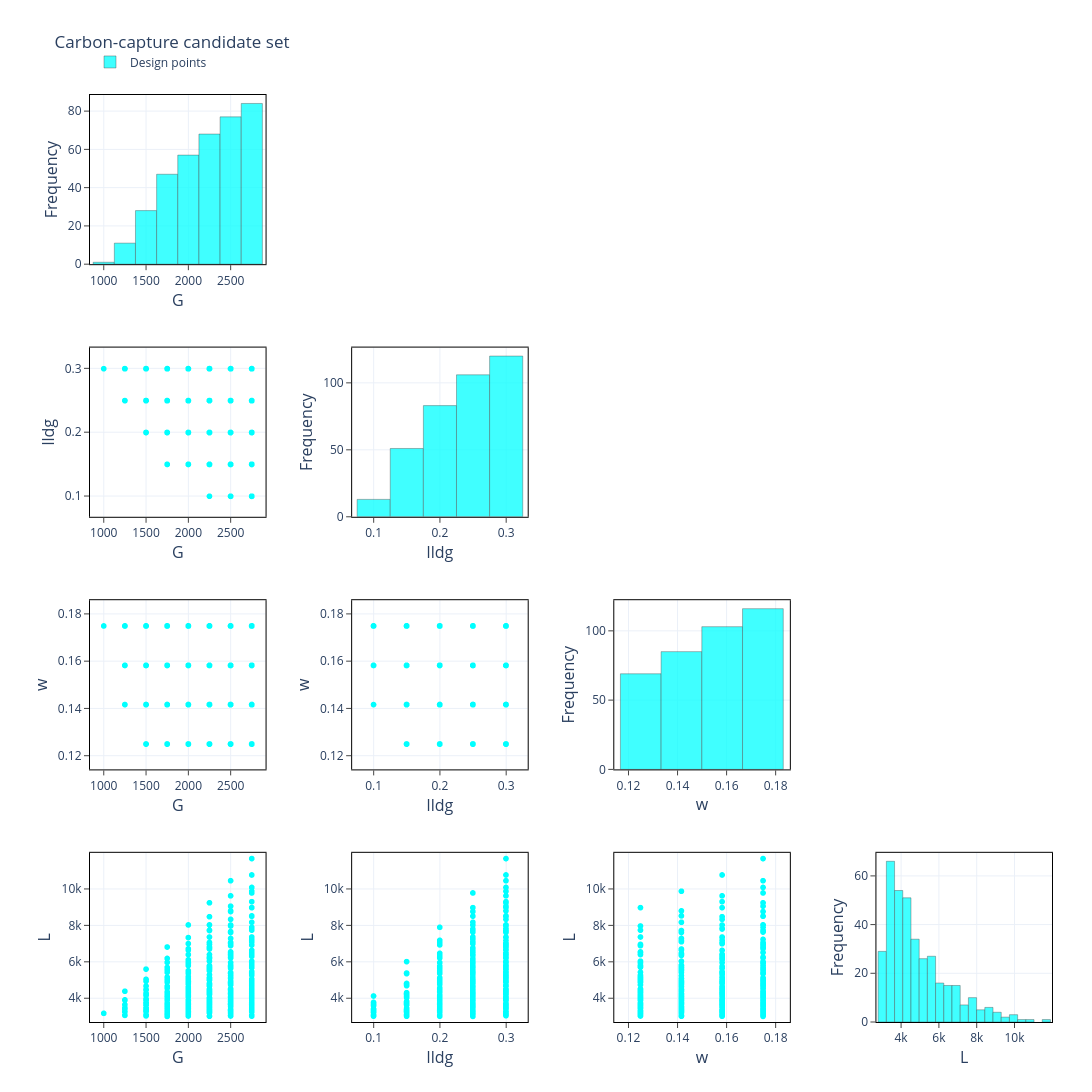

Source (notebook cell):
### Markdown cell above
Pairwise view of the four inputs (candidate set):

### Code cell
plot_pair_matrix(candidate, columns=INPUTS, title="Carbon-capture candidate set")

### Figure 1 — Plotly figure (JSON) as saved in the notebook; plotly's stock layout.template omitted (floating-point values rounded to 4 significant figures; data arrays with more than 128 entries replaced by an {"elided": "..."} marker saying what was removed)
{"data": [{"marker": {"color": "rgba(0, 255, 255, 1.0)", "line": {"color": "rgba(0, 0, 0, 0.65)", "width": 0.6}}, "name": "Design points", "opacity": 0.75, "showlegend": true, "type": "histogram", "x": {"elided": "373 int values"}, "xaxis": "x", "xbins": {"end": 2875, "size": 250, "start": 875}, "yaxis": "y"}, {"marker": {"color": "rgba(0, 255, 255, 1.0)", "size": 6}, "mode": "markers", "name": "Design points", "showlegend": false, "type": "scattergl", "x": {"elided": "373 int values"}, "xaxis": "x5", "y": {"elided": "373 float values"}, "yaxis": "y5"}, {"marker": {"color": "rgba(0, 255, 255, 1.0)", "line": {"color": "rgba(0, 0, 0, 0.65)", "width": 0.6}}, "name": "Design points", "opacity": 0.75, "showlegend": false, "type": "histogram", "x": {"elided": "373 float values"}, "xaxis": "x6", "xbins": {"end": 0.325, "size": 0.05, "start": 0.075}, "yaxis": "y6"}, {"marker": {"color": "rgba(0, 255, 255, 1.0)", "size": 6}, "mode": "markers", "name": "Design points", "showlegend": false, "type": "scattergl", "x": {"elided": "373 int values"}, "xaxis": "x9", "y": {"elided": "373 float values"}, "yaxis": "y9"}, {"marker": {"color": "rgba(0, 255, 255, 1.0)", "size": 6}, "mode": "markers", "name": "Design points", "showlegend": false, "type": "scattergl", "x": {"elided": "373 float values"}, "xaxis": "x10", "y": {"elided": "373 float values"}, "yaxis": "y10"}, {"marker": {"color": "rgba(0, 255, 255, 1.0)", "line": {"color": "rgba(0, 0, 0, 0.65)", "width": 0.6}}, "name": "Design points", "opacity": 0.75, "showlegend": false, "type": "histogram", "x": {"elided": "373 float values"}, "xaxis": "x11", "xbins": {"end": 0.1833, "size": 0.0166, "start": 0.1167}, "yaxis": "y11"}, {"marker": {"color": "rgba(0, 255, 255, 1.0)", "size": 6}, "mode": "markers", "name": "Design points", "showlegend": false, "type": "scattergl", "x": {"elided": "373 int values"}, "xaxis": "x13", "y": {"elided": "373 int values"}, "yaxis": "y13"}, {"marker": {"color": "rgba(0, 255, 255, 1.0)", "size": 6}, "mode": "markers", "name": "Design points", "showlegend": false, "type": "scattergl", "x": {"elided": "373 float values"}, "xaxis": "x14", "y": {"elided": "373 int values"}, "yaxis": "y14"}, {"marker": {"color": "rgba(0, 255, 255, 1.0)", "size": 6}, "mode": "markers", "name": "Design points", "showlegend": false, "type": "scattergl", "x": {"elided": "373 float values"}, "xaxis": "x15", "y": {"elided": "373 int values"}, "yaxis": "y15"}, {"marker": {"color": "rgba(0, 255, 255, 1.0)", "line": {"color": "rgba(0, 0, 0, 0.65)", "width": 0.6}}, "name": "Design points", "opacity": 0.75, "showlegend": false, "type": "histogram", "x": {"elided": "373 int values"}, "xaxis": "x16", "xbins": {"end": 11892, "size": 434, "start": 2787}, "yaxis": "y16"}], "layout": {"barmode": "overlay", "height": 1280, "legend": {"orientation": "h", "x": 0, "y": 1.02, "yanchor": "bottom"}, "margin": {"b": 70, "l": 90, "r": 40, "t": 95}, "title": {"text": "Carbon-capture candidate set"}, "width": 1280, "xaxis": {"anchor": "y", "automargin": true, "domain": [0, 0.1825], "linecolor": "black", "linewidth": 1, "mirror": true, "range": [837.5, 2912.0], "showgrid": true, "showline": true, "ticks": "outside", "title": {"font": {"size": 16}, "standoff": 6, "text": "G"}, "zeroline": false}, "xaxis10": {"anchor": "y10", "automargin": true, "domain": [0.2725, 0.455], "linecolor": "black", "linewidth": 1, "mirror": true, "range": [0.0675, 0.3325], "showgrid": true, "showline": true, "ticks": "outside", "title": {"font": {"size": 16}, "standoff": 6, "text": "lldg"}, "zeroline": false}, "xaxis11": {"anchor": "y11", "automargin": true, "domain": [0.545, 0.7275], "linecolor": "black", "linewidth": 1, "mirror": true, "range": [0.1142, 0.1858], "showgrid": true, "showline": true, "ticks": "outside", "title": {"font": {"size": 16}, "standoff": 6, "text": "w"}, "zeroline": false}, "xaxis12": {"anchor": "y12", "domain": [0.8175, 1], "visible": false}, "xaxis13": {"anchor": "y13", "automargin": true, "domain": [0, 0.1825], "linecolor": "black", "linewidth": 1, "mirror": true, "range": [837.5, 2912.0], "showgrid": true, "showline": true, "ticks": "outside", "title": {"font": {"size": 16}, "standoff": 6, "text": "G"}, "zeroline": false}, "xaxis14": {"anchor": "y14", "automargin": true, "domain": [0.2725, 0.455], "linecolor": "black", "linewidth": 1, "mirror": true, "range": [0.0675, 0.3325], "showgrid": true, "showline": true, "ticks": "outside", "title": {"font": {"size": 16}, "standoff": 6, "text": "lldg"}, "zeroline": false}, "xaxis15": {"anchor": "y15", "automargin": true, "domain": [0.545, 0.7275], "linecolor": "black", "linewidth": 1, "mirror": true, "range": [0.1142, 0.1858], "showgrid": true, "showline": true, "ticks": "outside", "title": {"font": {"size": 16}, "standoff": 6, "text": "w"}, "zeroline": false}, "xaxis16": {"anchor": "y16", "automargin": true, "domain": [0.8175, 1], "linecolor": "black", "linewidth": 1, "mirror": true, "range": [2696.0, 11980.0], "showgrid": true, "showline": true, "ticks": "outside", "title": {"font": {"size": 16}, "standoff": 6, "text": "L"}, "zeroline": false}, "xaxis2": {"anchor": "y2", "domain": [0.2725, 0.455], "visible": false}, "xaxis3": {"anchor": "y3", "domain": [0.545, 0.7275], "visible": false}, "xaxis4": {"anchor": "y4", "domain": [0.8175, 1], "visible": false}, "xaxis5": {"anchor": "y5", "automargin": true, "domain": [0, 0.1825], "linecolor": "black", "linewidth": 1, "mirror": true, "range": [837.5, 2912.0], "showgrid": true, "showline": true, "ticks": "outside", "title": {"font": {"size": 16}, "standoff": 6, "text": "G"}, "zeroline": false}, "xaxis6": {"anchor": "y6", "automargin": true, "domain": [0.2725, 0.455], "linecolor": "black", "linewidth": 1, "mirror": true, "range": [0.0675, 0.3325], "showgrid": true, "showline": true, "ticks": "outside", "title": {"font": {"size": 16}, "standoff": 6, "text": "lldg"}, "zeroline": false}, "xaxis7": {"anchor": "y7", "domain": [0.545, 0.7275], "visible": false}, "xaxis8": {"anchor": "y8", "domain": [0.8175, 1], "visible": false}, "xaxis9": {"anchor": "y9", "automargin": true, "domain": [0, 0.1825], "linecolor": "black", "linewidth": 1, "mirror": true, "range": [837.5, 2912.0], "showgrid": true, "showline": true, "ticks": "outside", "title": {"font": {"size": 16}, "standoff": 6, "text": "G"}, "zeroline": false}, "yaxis": {"anchor": "x", "automargin": true, "domain": [0.8175, 1], "linecolor": "black", "linewidth": 1, "mirror": true, "showgrid": true, "showline": true, "ticks": "outside", "title": {"font": {"size": 16}, "standoff": 6, "text": "Frequency"}, "zeroline": false}, "yaxis10": {"anchor": "x10", "automargin": true, "domain": [0.2725, 0.455], "linecolor": "black", "linewidth": 1, "mirror": true, "range": [0.1142, 0.1858], "showgrid": true, "showline": true, "ticks": "outside", "title": {"font": {"size": 16}, "standoff": 6, "text": "w"}, "zeroline": false}, "yaxis11": {"anchor": "x11", "automargin": true, "domain": [0.2725, 0.455], "linecolor": "black", "linewidth": 1, "mirror": true, "showgrid": true, "showline": true, "ticks": "outside", "title": {"font": {"size": 16}, "standoff": 6, "text": "Frequency"}, "zeroline": false}, "yaxis12": {"anchor": "x12", "domain": [0.2725, 0.455], "visible": false}, "yaxis13": {"anchor": "x13", "automargin": true, "domain": [0, 0.1825], "linecolor": "black", "linewidth": 1, "mirror": true, "range": [2696.0, 11980.0], "showgrid": true, "showline": true, "ticks": "outside", "title": {"font": {"size": 16}, "standoff": 6, "text": "L"}, "zeroline": false}, "yaxis14": {"anchor": "x14", "automargin": true, "domain": [0, 0.1825], "linecolor": "black", "linewidth": 1, "mirror": true, "range": [2696.0, 11980.0], "showgrid": true, "showline": true, "ticks": "outside", "title": {"font": {"size": 16}, "standoff": 6, "text": "L"}, "zeroline": false}, "yaxis15": {"anchor": "x15", "automargin": true, "domain": [0, 0.1825], "linecolor": "black", "linewidth": 1, "mirror": true, "range": [2696.0, 11980.0], "showgrid": true, "showline": true, "ticks": "outside", "title": {"font": {"size": 16}, "standoff": 6, "text": "L"}, "zeroline": false}, "yaxis16": {"anchor": "x16", "automargin": true, "domain": [0, 0.1825], "linecolor": "black", "linewidth": 1, "mirror": true, "showgrid": true, "showline": true, "ticks": "outside", "title": {"font": {"size": 16}, "standoff": 6, "text": "Frequency"}, "zeroline": false}, "yaxis2": {"anchor": "x2", "domain": [0.8175, 1], "visible": false}, "yaxis3": {"anchor": "x3", "domain": [0.8175, 1], "visible": false}, "yaxis4": {"anchor": "x4", "domain": [0.8175, 1], "visible": false}, "yaxis5": {"anchor": "x5", "automargin": true, "domain": [0.545, 0.7275], "linecolor": "black", "linewidth": 1, "mirror": true, "range": [0.0675, 0.3325], "showgrid": true, "showline": true, "ticks": "outside", "title": {"font": {"size": 16}, "standoff": 6, "text": "lldg"}, "zeroline": false}, "yaxis6": {"anchor": "x6", "automargin": true, "domain": [0.545, 0.7275], "linecolor": "black", "linewidth": 1, "mirror": true, "showgrid": true, "showline": true, "ticks": "outside", "title": {"font": {"size": 16}, "standoff": 6, "text": "Frequency"}, "zeroline": false}, "yaxis7": {"anchor": "x7", "domain": [0.545, 0.7275], "visible": false}, "yaxis8": {"anchor": "x8", "domain": [0.545, 0.7275], "visible": false}, "yaxis9": {"anchor": "x9", "automargin": true, "domain": [0.2725, 0.455], "linecolor": "black", "linewidth": 1, "mirror": true, "range": [0.1142, 0.1858], "showgrid": true, "showline": true, "ticks": "outside", "title": {"font": {"size": 16}, "standoff": 6, "text": "w"}, "zeroline": false}}}
